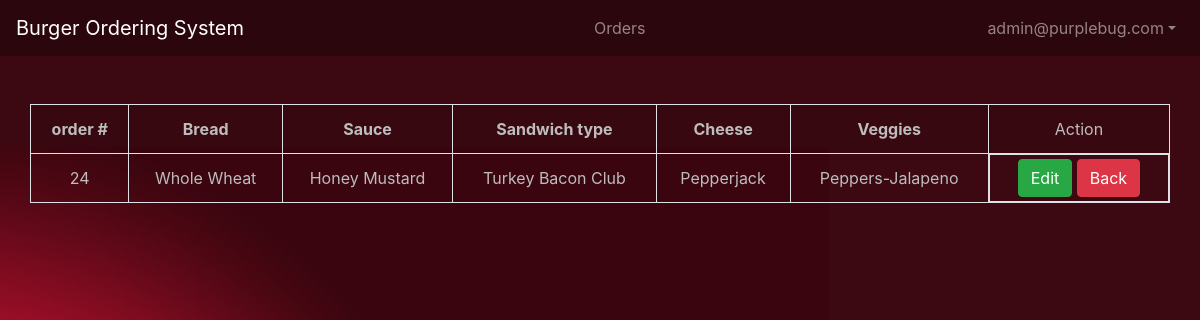
The app's page /admin/orders.php?id=24 (signed in) with its own data.
### tables this page shows
CREATE TABLE `orders` (
  `order_id` int(11) NOT NULL,
  `bread` varchar(255) NOT NULL,
  `sauce` varchar(255) NOT NULL,
  `sandwich_type` varchar(255) NOT NULL,
  `cheese` varchar(255) NOT NULL,
  `veggies` varchar(255) NOT NULL
);

### admin/orders.php (the view, shortened to what this page needs)
<?php
     require_once("../core/init.php");
     include_once("../includes/head.php");
     include_once("includes/header.php");
    if (isset($_GET['id'])) {
        $transaction_id = $_GET['id'];
    }else{
        header("Location: index.php");
    }
    $order_q = "SELECT * FROM orders WHERE order_id='$transaction_id'";
    $order_r = mysqli_query($db, $order_q);
?>
<body id="body" class="" >
<div class="container-fluid mt-5">
    <div class="col-sm-12 text-center">
        <table class="table table-bordered table-condensed table-striped justify-content-center">
            <tr>
                <th>order #</th>
                <th>Bread</th>
                <th>Sauce</th>
                <th>Sandwich type</th>
                <th>Cheese</th>
                <th>Veggies</th>
                <?php
                    if (!isset($_POST['edit'])) {
                        echo '<td class="">Action</td>';
                    }
                ?>
            </tr>
            <?php  while ($order = mysqli_fetch_assoc($order_r)) { ?>
            <tr>
                <td class="align-middle py-1"><?php echo $order['order_id'] ?></td>
                <td class="align-middle py-1"><?php echo $order['bread'] ?></td>
                <td class="align-middle py-1"><?php echo $order['sauce'] ?></td>
                <td class="align-middle py-1"><?php echo $order['sandwich_type'] ?></td>
                <td class="align-middle py-1"><?php echo $order['cheese'] ?></td>
                <td class="align-middle py-1"><?php echo $order['veggies'] ?></td>
                <td class="align-middle py-1 <?php echo isset($_POST['edit'])? 'd-none' : 'd-block' ?>">
                    <form method="post" class="d-inline">
                        <button type="submit" class="btn btn-success" name="edit">Edit</button>
                    </form>
                    <a href="index.php">
                        <button type="button" class="btn btn-danger">Back</button>
                    </a>
                </td>
            </tr>
        </table>
    </div>
    <?php }  ?>
</div>
<?php
    include_once("../includes/footer.php");
?>

### style.css (style rules this page uses)
#body { background-image: url("images/Burger\ king.jpg"); background-repeat: no-repeat; background-attachment: fixed; background-position: center; color: #bdbdbd; }

### admin/orders.php (style rules this page uses)
#body { background-image: url("../images/Burger king.jpg"); background-repeat: no-repeat; background-attachment: fixed; background-position: center; color: #bdbdbd; }

### records on screen
orders: order_id "24", bread "Whole Wheat", sauce "Honey Mustard", sandwich_type "Turkey Bacon Club", cheese "Pepperjack", veggies "Peppers-Jalapeno"

### other values on screen
$page_title "Orders"
$_SESSION['user'] "admin@purplebug.com"
